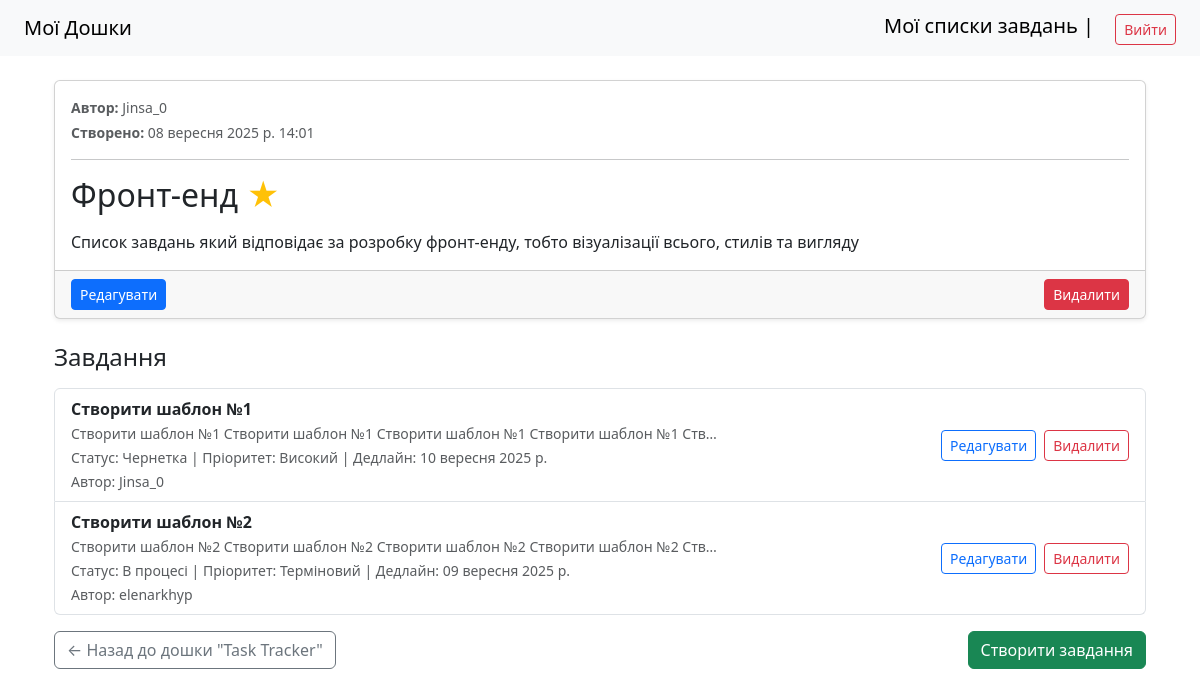
/dashboard/4/todolist/4/ (signed in), run on the app's committed database.
### task_manager/models.py (models this page shows, shortened)
class TodoList(models.Model):
    dashboard = models.ForeignKey(Dashboard, on_delete = models.CASCADE, related_name= 'todolists', verbose_name = "Дошка")
    title =  models.CharField(max_length = 200, verbose_name = "Назва")
    description =  models.TextField(verbose_name = "Опис", blank = True)
    created_at = models.DateTimeField(auto_now_add = True)
    important = models.BooleanField(default = False, verbose_name = "Важливість")
    created_by = models.ForeignKey(User, on_delete = models.CASCADE, related_name= 'todolists', verbose_name = "Автор")
    class Meta:
        verbose_name = "Список завдань"
        verbose_name_plural = "Списки завдань"

class Task(models.Model):
    todolist = models.ForeignKey(TodoList, on_delete = models.CASCADE, related_name= 'tasks', verbose_name = "Список завдань")
    title = models.CharField(max_length = 200, verbose_name = "Назва")
    content = models.TextField(verbose_name = "Контент", blank = True)
    status = models.CharField(max_length = 20, verbose_name = "Статус", default = 'draft', choices = [
    ('draft', 'Чернетка'),
    ('in_progress', 'В процесі'),
    ('completed', 'Завершено'),
    ('archived', 'Архів')
    ])
    priority = models.CharField(max_length = 10, verbose_name = "Приорітет", default = 'low', choices = [
    ('low', 'Низький'),
    ('medium', 'Середній'),
    ('high', 'Високий'),
    ('urgent', 'Терміновий')
    ])
    deadline = models.DateField(null=True, blank=True, verbose_name = "Дедлайн")
    created_at = models.DateTimeField(auto_now_add = True, verbose_name = "Створено в")
    updated_at = models.DateTimeField(auto_now = True, verbose_name = "Оновлено в")
    created_by = models.ForeignKey(User, on_delete = models.CASCADE, related_name= 'tasks', verbose_name = "Автор")
    class Meta:
        verbose_name = "Завдання"
        verbose_name_plural = "Завдання"

class Dashboard(models.Model):
    title =  models.CharField(max_length = 200, verbose_name = "Назва")
    description =  models.TextField(verbose_name = "Опис", blank = True)
    created_at = models.DateTimeField(auto_now_add = True)
    created_by = models.ForeignKey(User, on_delete = models.CASCADE, related_name='dashboards', verbose_name = "Автор")
    members = models.ManyToManyField(User, related_name="shared_dashboards", blank=True, verbose_name = "Учасники")
    class Meta:
        verbose_name = "Дошка"
        verbose_name_plural = "Дошки"

### task_manager/views.py (the view)
# urls.py: path('dashboard/<int:dashboard_pk>/todolist/<int:todolist_pk>/', TodoListDetailView.as_view(), name = 'todolist_detail'),
class TodoListDetailView(LoginRequiredMixin, TodoListAccessMixin, DetailView):
    model = TodoList
    template_name = 'todolist/todolist_detail.html'
    context_object_name = 'todolist'
    pk_url_kwarg = "todolist_pk"
    def get_context_data(self, **kwargs):
        context = super().get_context_data(**kwargs)
        todolist = self.get_object()
        context['dashboard'] = todolist.dashboard
        context["tasks"] = todolist.tasks.all()
        return context

### task_manager/views.py (called while the page is built)
    def get_queryset(self):
        return Dashboard.objects.filter(
            Q(created_by=self.request.user) | Q(members=self.request.user)
        ).distinct()

    def get_queryset(self):
        return TodoList.objects.filter(
            dashboard__in=DashboardAccessMixin.get_queryset(self)
        ).distinct()

### task_manager/templates/todolist/todolist_detail.html (shortened to what this page needs)
{% extends "base.html" %}
{% block content %}
<div class="container mt-4">
    <div class="card shadow-sm mb-4">
        <div class="card-body">
            <small class="text-muted d-block mb-1">
                <strong>Автор:</strong> {{ todolist.created_by }}
            </small>
            <small class="text-muted d-block mb-1">
                <strong>Створено:</strong> {{ todolist.created_at }}
            </small>
            <hr>
            <h2 class="card-title mb-3">
                {{ todolist.title }}
                {% if todolist.important %}
                    <span class="text-warning">★</span>
                {% endif %}
            </h2>
            {% if todolist.description %}
                <p class="card-text">{{ todolist.description }}</p>
            {% endif %}
        </div>
        <div class="card-footer d-flex justify-content-between">
            <a href="{% url 'todolist_edit' dashboard_pk=todolist.dashboard.pk todolist_pk=todolist.pk %}" class="btn btn-primary btn-sm">
                Редагувати
            </a>
            <form method="post" action="{% url 'todolist_delete' dashboard_pk=todolist.dashboard.pk todolist_pk=todolist.pk %}" style="display:inline;">
                <button type="submit" class="btn btn-danger btn-sm">Видалити</button>
            </form>
        </div>
    </div>
    <h4 class="mb-3">Завдання</h4>
    <div class="list-group">
        {% for task in todolist.tasks.all %}
            <div class="list-group-item d-flex justify-content-between align-items-center">
                <div>
                    <a href="{% url 'task_detail' dashboard_pk=todolist.dashboard.pk todolist_pk=todolist.pk task_pk=task.pk %}" class="text-reset text-decoration-none fw-bold">
                        {{ task.title }}
                    </a>
                    <br>
                    <small class="text-muted">
                        {{ task.content|truncatechars:80 }}
                        <br>
                        Статус: {{ task.get_status_display }} | Пріоритет: {{ task.get_priority_display }}
                        {% if task.deadline %} | Дедлайн: {{ task.deadline }}{% endif %}
                        <br>
                        Автор: {{ task.created_by }}
                    </small>
                </div>
                <div class="d-flex gap-2">
                    <a href="{% url 'task_edit' dashboard_pk=todolist.dashboard.pk todolist_pk=todolist.pk task_pk=task.pk %}"
                       class="btn btn-sm btn-outline-primary">
                        Редагувати
                    </a>
                    <form method="post" action="{% url 'task_delete' dashboard_pk=todolist.dashboard.pk todolist_pk=todolist.pk task_pk=task.pk %}" style="display:inline;">
                        <button type="submit" class="btn btn-sm btn-outline-danger">Видалити</button>
                    </form>
                </div>
            </div>
        {% empty %}
            <div class="alert alert-info">У цього списку ще немає завдань</div>
        {% endfor %}
    </div>
    <div class="d-flex justify-content-between mt-3">
        <a href="{% url 'dashboard_detail' dashboard_pk=todolist.dashboard.pk %}" class="btn btn-outline-secondary">
            ← Назад до дошки "{{ todolist.dashboard.title }}"
        </a>
        <a href="{% url 'task_create' dashboard_pk=todolist.dashboard.pk todolist_pk=todolist.pk %}" class="btn btn-success">
            Створити завдання
        </a>
    </div>
</div>
{% endblock %}

### data on the page
TodoList: created_by "Jinsa_0", created_at "08 вересня 2025 р. 14:01", title "Фронт-енд", description "Список завдань який відповідає за розробку фронт-енду, тобто візуалізації всього, стилів та вигляду", dashboard "Task Tracker"
Task: title "Створити шаблон №1", content "Створити шаблон №1 Створити шаблон №1 Створити шаблон №1 Створити шаблон №1 Ств…", status "Чернетка", priority "Високий", deadline "10 вересня 2025 р.", created_by "Jinsa_0"
Task: title "Створити шаблон №2", content "Створити шаблон №2 Створити шаблон №2 Створити шаблон №2 Створити шаблон №2 Ств…", status "В процесі", priority "Терміновий", deadline "09 вересня 2025 р.", created_by "elenarkhyp"
